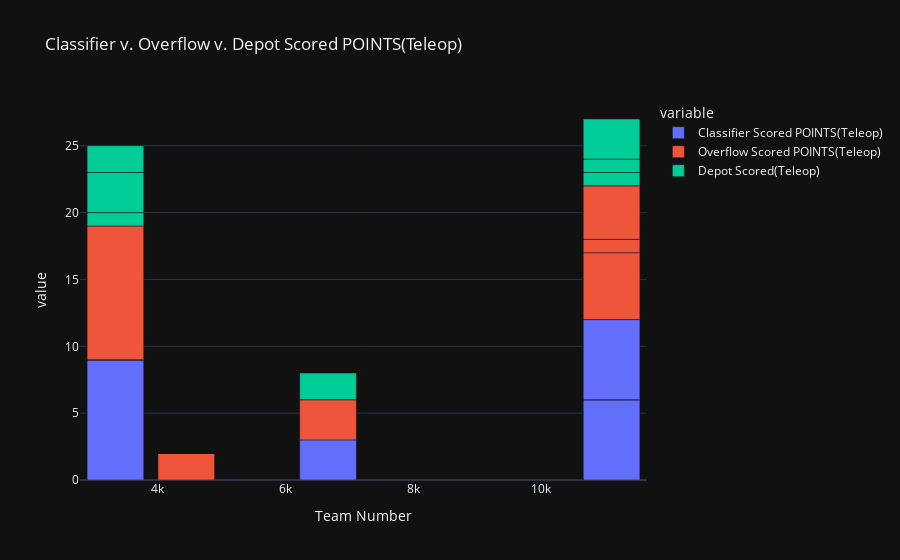

The notebook cell this image was saved under:
### Code cell
#add colors, figure out the line separation thing, team thing
fig = px.bar(new_df, x= "Team Number", y=["Classifier Scored POINTS(Teleop)", "Overflow Scored POINTS(Teleop)", "Depot Scored(Teleop)"], title="Classifier v. Overflow v. Depot Scored POINTS(Teleop)")
fig.show()

### Figure 1 — Plotly figure (JSON) as saved in the notebook; plotly's stock layout.template omitted (floating-point values rounded to 4 significant figures)
{"data": [{"hovertemplate": "variable=Classifier Scored POINTS(Teleop)<br>Team Number=%{x}<br>value=%{y}<extra></extra>", "legendgroup": "Classifier Scored POINTS(Teleop)", "marker": {"color": "#636efa", "pattern": {"shape": ""}}, "name": "Classifier Scored POINTS(Teleop)", "orientation": "v", "showlegend": true, "textposition": "auto", "x": [3333, 6666, 11111, 4444, 11111, 3333, 4444, 3333, 11111, 3333, 4444], "xaxis": "x", "y": [0, 3, 6, 0, 0, 9, 0, 0, 6, 0, 0], "yaxis": "y", "type": "bar"}, {"hovertemplate": "variable=Overflow Scored POINTS(Teleop)<br>Team Number=%{x}<br>value=%{y}<extra></extra>", "legendgroup": "Overflow Scored POINTS(Teleop)", "marker": {"color": "#EF553B", "pattern": {"shape": ""}}, "name": "Overflow Scored POINTS(Teleop)", "orientation": "v", "showlegend": true, "textposition": "auto", "x": [3333, 6666, 11111, 4444, 11111, 3333, 4444, 3333, 11111, 3333, 4444], "xaxis": "x", "y": [0, 3, 5, 0, 1, 0, 2, 0, 4, 10, 0], "yaxis": "y", "type": "bar"}, {"hovertemplate": "variable=Depot Scored(Teleop)<br>Team Number=%{x}<br>value=%{y}<extra></extra>", "legendgroup": "Depot Scored(Teleop)", "marker": {"color": "#00cc96", "pattern": {"shape": ""}}, "name": "Depot Scored(Teleop)", "orientation": "v", "showlegend": true, "textposition": "auto", "x": [3333, 6666, 11111, 4444, 11111, 3333, 4444, 3333, 11111, 3333, 4444], "xaxis": "x", "y": [1, 2, 1, 0, 1, 3, 0, 0, 3, 2, 0], "yaxis": "y", "type": "bar"}], "layout": {"xaxis": {"anchor": "y", "domain": [0.0, 1.0], "title": {"text": "Team Number"}}, "yaxis": {"anchor": "x", "domain": [0.0, 1.0], "title": {"text": "value"}}, "legend": {"title": {"text": "variable"}, "tracegroupgap": 0}, "title": {"text": "Classifier v. Overflow v. Depot Scored POINTS(Teleop)"}, "barmode": "relative"}}
